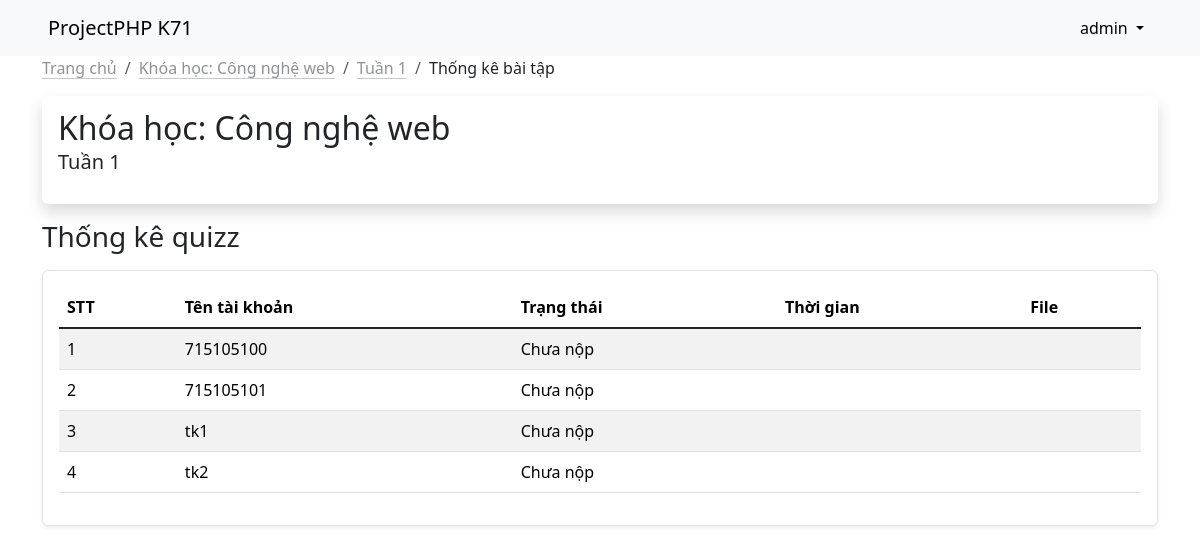
/src/thong_ke_bai_tap.php?course_id=35&lecture_id=169&material_id=153 (signed in), run on the app's committed database.
### tables this page shows
CREATE TABLE `courses` (
  `id` int(11) NOT NULL,
  `course_title` varchar(255) NOT NULL,
  `course_desc` varchar(255) DEFAULT NULL
);

CREATE TABLE `lectures` (
  `id` int(11) NOT NULL,
  `course_id` int(11) NOT NULL,
  `lecture_title` varchar(255) NOT NULL,
  `status` tinyint(1) NOT NULL
);

CREATE TABLE `course_management` (
  `id` int(11) NOT NULL,
  `course_id` int(11) NOT NULL,
  `username` varchar(255) DEFAULT NULL,
  `created_at` timestamp NOT NULL DEFAULT current_timestamp(),
  `role` tinyint(4) NOT NULL
);

### function.php (called while the page is built, shortened)
<?php
include 'connectdb.php';
function checkHocLieu()
{
	$materialId = $_GET['material_id'];
	$check = get('materials', "id='{$materialId}'");
}
function get($table, $condition)
{
	global $conn;
	if (empty($condition)) {
		$query = "SELECT * FROM $table";
	} else {
		$query = "SELECT * FROM `$table` WHERE $condition";
	}
	$result = mysqli_query($conn, $query);
	if ($result->num_rows > 0) {
		return $result->fetch_assoc();
	} else {
		return null;
	}
}
function getArrayOrder($tableName, $condition1, $condition2, $limit)
{
	global $conn;
	if (!empty($condition1)) {
		$query = "SELECT * FROM $tableName WHERE $condition1 ORDER BY $condition2 LIMIT $limit";
	} else {
		$query = "SELECT * FROM $tableName ORDER BY $condition2 LIMIT $limit";
	}
	$result = mysqli_query($conn, $query);
	if ($result && $result->num_rows > 0) {
		return $result;
	} else {
		return null;
	}
}

### src/thong_ke_bai_tap.php (the view, shortened to what this page needs)
<?php
include 'navbar.php';
checkHocLieu();
$data_course = get('courses', 'id=' . $_GET['course_id'] . '');
$data_lecture = get('lectures', 'id=' . $_GET['lecture_id'] . '');
?>
<nav aria-label="breadcrumb">
    <ol class="breadcrumb">
        <li class="breadcrumb-item"><a class="link-dark link-opacity-50 link-opacity-100-hover link-offset-2 link-underline-opacity-25 link-underline-opacity-100-hover" href="khoa_hoc.php">Trang chủ</a></li>
        <li class="breadcrumb-item"><a class="link-dark link-opacity-50 link-opacity-100-hover link-offset-2 link-underline-opacity-25 link-underline-opacity-100-hover" href="bai_giang.php?course_id=<?= $_GET['course_id'] ?>">Khóa học:
                <?= $data_course['course_title'] ?></a>
        </li>
        <li class="breadcrumb-item"><a class="link-dark link-opacity-50 link-opacity-100-hover link-offset-2 link-underline-opacity-25 link-underline-opacity-100-hover" href="bai_giang.php?course_id=<?= $_GET['course_id'] ?>"><?= $data_lecture['lecture_title'] ?></a></li>
        <li class="breadcrumb-item text-dark active" aria-current="page">Thống kê bài tập</li>
    </ol>
</nav>
<div class="d-flex align-items-center p-3 my-3 bg-purple rounded shadow">
    <div class="lh-1">
        <h2 class="mb-0 lh-1">Khóa học: <?= $data_course['course_title'] ?></h2>
        <p class="fw-medium fs-5 mt-2"><?= $data_lecture['lecture_title'] ?></p>
    </div>
</div>
<h3>Thống kê quizz</h3>
<div class="my-3 p-3 bg-body border rounded shadow-sm ">
    <table class="table table-striped">
        <thead>
            <tr>
                <th scope="col">STT</th>
                <th scope="col">Tên tài khoản</th>
                <th scope="col">Trạng thái</th>
                <th scope="col">Thời gian</th>
                <th scope="col">File</th>
            </tr>
        </thead>
        <tbody class="table-group-divider">
            <?php
            $stt = 1;
            $data_user = getArrayOrder('course_management', "course_id={$_GET['course_id']}", "username ASC", 200);
            if ($data_user && $data_user->num_rows > 0) {
                while ($row = $data_user->fetch_assoc()) {
                    $status = "Chưa nộp";
                    $time_submission = null;
                    $file = null;
            ?>
                    <tr>
                        <td><?= $stt ?></td>
                        <td><?= $row['username'] ?></td>
                        <td><?= $status ?></td>
                        <td><?= $time_submission ?></td>
                        <td><a href="<?= $file ?>"> <?= substr($file, 11) ?></a></td>
                    </tr>
            <?php
                    $stt++;
                }
            } else echo "<td colspan=5 align='center'> Trống</td>"
            ?>
        </tbody>
    </table>
</div>

### data on the page
courses: course_title "Công nghệ web"
lectures: lecture_title "Tuần 1"
course_management: username "715105100", status "Chưa nộp"
course_management: username "715105101", status "Chưa nộp"
course_management: username "tk1", status "Chưa nộp"
course_management: username "tk2", status "Chưa nộp"

### other printed values
$username "admin"
